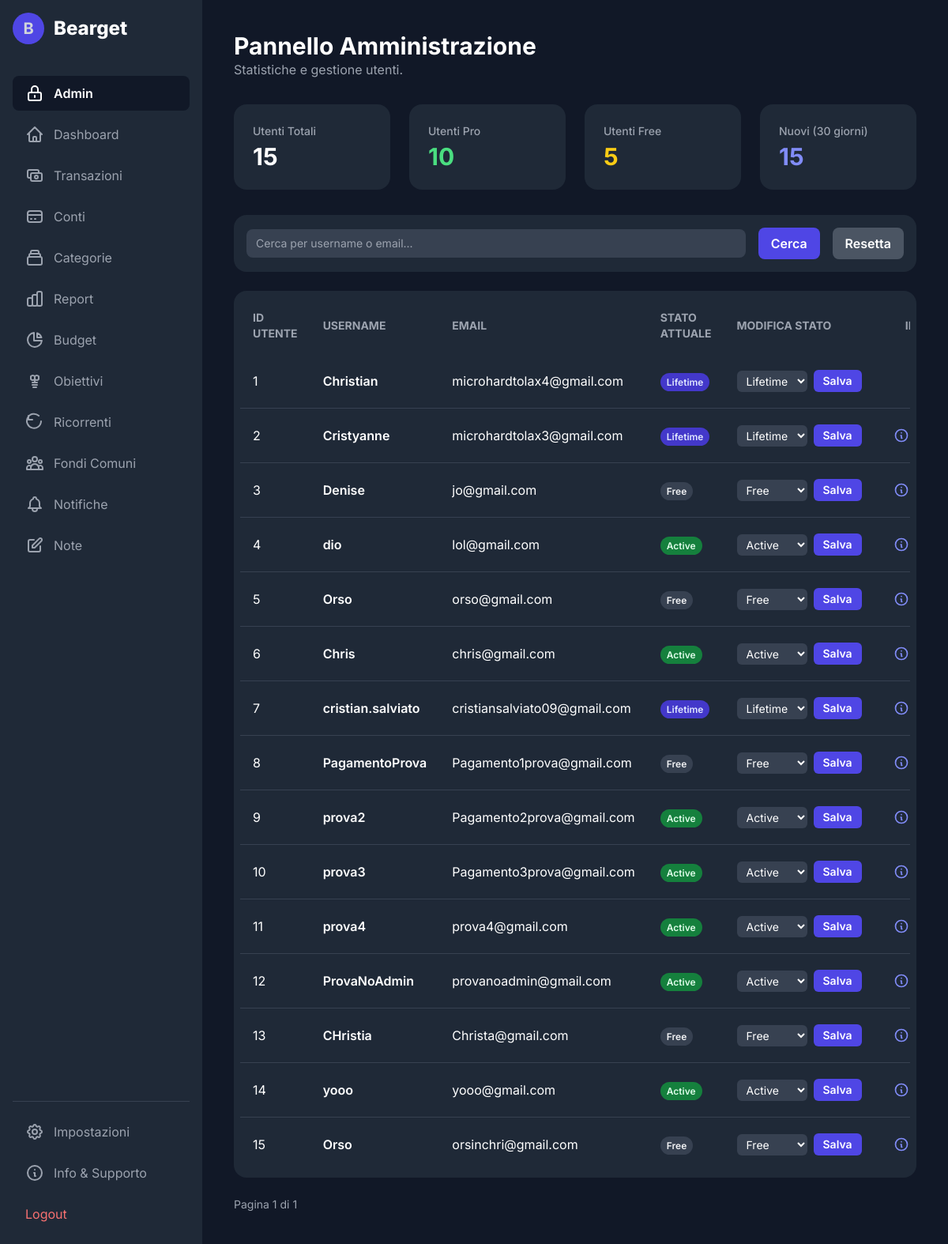
/admin.php (signed in), run on the app's committed database.
### tables this page shows
CREATE TABLE `users` (
  `id` int(11) NOT NULL,
  `username` varchar(50) NOT NULL,
  `email` varchar(100) NOT NULL,
  `password` varchar(255) NOT NULL,
  `verification_token` varchar(255) DEFAULT NULL,
  `is_verified` tinyint(1) NOT NULL DEFAULT 0,
  `created_at` timestamp NOT NULL DEFAULT current_timestamp(),
  `theme` varchar(25) NOT NULL DEFAULT 'dark-indigo',
  `subscription_status` varchar(20) NOT NULL DEFAULT 'free',
  `stripe_customer_id` varchar(255) DEFAULT NULL,
  `stripe_subscription_id` varchar(255) DEFAULT NULL,
  `subscription_end_date` timestamp NULL DEFAULT NULL,
  `subscription_start_date` timestamp NULL DEFAULT NULL,
  `friend_code` varchar(8) DEFAULT NULL
);

### functions.php (called while the page is built, shortened)
<?php
function get_admin_stats($conn) {
    $stats = [
        'total_users' => 0,
        'pro_users' => 0,
        'free_users' => 0,
        'new_users_last_30_days' => 0
    ];
    $result = $conn->query("SELECT COUNT(id) as total FROM users");
    if ($row = $result->fetch_assoc()) {
        $stats['total_users'] = $row['total'];
    }
    $result = $conn->query("SELECT subscription_status, COUNT(id) as count FROM users GROUP BY subscription_status");
    while ($row = $result->fetch_assoc()) {
        if ($row['subscription_status'] === 'active' || $row['subscription_status'] === 'lifetime') {
            $stats['pro_users'] += $row['count'];
        } else {
            $stats['free_users'] += $row['count'];
        }
    }
    $thirty_days_ago = date('Y-m-d H:i:s', strtotime('-30 days'));
    $sql = "SELECT COUNT(id) as new_users FROM users WHERE created_at >= ?";
    $stmt = $conn->prepare($sql);
    $stmt->bind_param('s', $thirty_days_ago);
    $stmt->execute();
    $result = $stmt->get_result();
    if ($row = $result->fetch_assoc()) {
        $stats['new_users_last_30_days'] = $row['new_users'];
    }
    return $stats;
}
function get_users_paginated_and_searched($conn, $search_term, $page, $users_per_page) {
    $offset = ($page - 1) * $users_per_page;
    $search_query = "%" . $search_term . "%";
    $sql_count = "SELECT COUNT(id) as total FROM users WHERE (username LIKE ? OR email LIKE ?)";
    $stmt_count = $conn->prepare($sql_count);
    $stmt_count->bind_param("ss", $search_query, $search_query);
    $stmt_count->execute();
    $total_users = $stmt_count->get_result()->fetch_assoc()['total'];
    $total_pages = ceil($total_users / $users_per_page);
    $sql = "SELECT * FROM users WHERE (username LIKE ? OR email LIKE ?) ORDER BY id ASC LIMIT ? OFFSET ?";
    $stmt = $conn->prepare($sql);
    $stmt->bind_param("ssii", $search_query, $search_query, $users_per_page, $offset);
    $stmt->execute();
    $result = $stmt->get_result();
    $users = [];
    while ($row = $result->fetch_assoc()) {
        $users[] = $row;
    }
    return [
        'users' => $users,
        'total_pages' => $total_pages
    ];
}
?>

### admin.php (the view, shortened to what this page needs)
<?php
require_once 'db_connect.php';
require_once 'functions.php';
$users_per_page = 20;
$current_page = isset($_GET['page']) && is_numeric($_GET['page']) ? (int)$_GET['page'] : 1;
$search_term = $_GET['search'] ?? '';
$user_data = get_users_paginated_and_searched($conn, $search_term, $current_page, $users_per_page);
$users_list = $user_data['users'];
$total_pages = $user_data['total_pages'];
$stats = get_admin_stats($conn);
?>
<!DOCTYPE html>
<html lang="it">
<head>
    <script src="https://cdn.tailwindcss.com"></script>
    <link rel="stylesheet" href="theme.php">
</head>
<body class="text-gray-300">
    <div class="flex h-screen">
        <aside class="w-64 flex-shrink-0 bg-gray-800 p-4 flex flex-col justify-between">
            <div>
                <div class="flex items-center mb-10">
                    <div class="w-10 h-10 bg-indigo-600 rounded-full flex items-center justify-center font-bold text-xl">B</div>
                    <span class="ml-3 text-2xl font-extrabold text-white">Bearget</span>
                </div>
                <nav class="space-y-2">
                    <?php if (isset($_SESSION['id']) && $_SESSION['id'] == 1): ?>
                        <a href="admin.php" class="flex items-center px-4 py-2.5 text-white bg-gray-900 rounded-lg font-semibold">
                            <svg class="w-6 h-6 mr-3" fill="none" stroke="currentColor" viewBox="0 0 24 24" xmlns="http://www.w3.org/2000/svg"><path stroke-linecap="round" stroke-linejoin="round" stroke-width="2" d="M12 15v2m-6 4h12a2 2 0 002-2v-6a2 2 0 00-2-2H6a2 2 0 00-2 2v6a2 2 0 002 2zm10-10V7a4 4 0 00-8 0v4h8z"></path></svg>
                            Admin
                        </a>
                    <?php endif; ?>
                    <a href="dashboard.php" class="flex items-center px-4 py-2.5 text-gray-400 hover:bg-gray-700 hover:text-white rounded-lg transition-colors">
                        <svg class="w-6 h-6 mr-3" fill="none" stroke="currentColor" viewBox="0 0 24 24"><path stroke-linecap="round" stroke-linejoin="round" stroke-width="2" d="M3 12l2-2m0 0l7-7 7 7M5 10v10a1 1 0 001 1h3m10-11l2 2m-2-2v10a1 1 0 01-1 1h-3m-6 0a1 1 0 001-1v-4a1 1 0 011-1h2a1 1 0 011 1v4a1 1 0 001 1m-6 0h6"></path></svg>
                        Dashboard
                    </a>
                    <a href="transactions.php" class="flex items-center px-4 py-2.5 text-gray-400 hover:bg-gray-700 hover:text-white rounded-lg transition-colors">
                        <svg class="w-6 h-6 mr-3" fill="none" stroke="currentColor" viewBox="0 0 24 24"><path stroke-linecap="round" stroke-linejoin="round" stroke-width="2" d="M17 9V7a2 2 0 00-2-2H5a2 2 0 00-2 2v6a2 2 0 002 2h2m2 4h10a2 2 0 002-2v-6a2 2 0 00-2-2H9a2 2 0 00-2 2v6a2 2 0 002 2zm7-5a2 2 0 11-4 0 2 2 0 014 0z"></path></svg>
                        Transazioni
                    </a>
                    <a href="accounts.php" class="flex items-center px-4 py-2.5 text-gray-400 hover:bg-gray-700 hover:text-white rounded-lg transition-colors">
                        <svg class="w-6 h-6 mr-3" fill="none" stroke="currentColor" viewBox="0 0 24 24" xmlns="http://www.w3.org/2000/svg"><path stroke-linecap="round" stroke-linejoin="round" stroke-width="2" d="M3 10h18M7 15h1m4 0h1m-7 4h12a3 3 0 003-3V8a3 3 0 00-3-3H6a3 3 0 00-3 3v8a3 3 0 003 3z"></path></svg>
                        Conti
                    </a>
                    <a href="categories.php" class="flex items-center px-4 py-2.5 text-gray-400 hover:bg-gray-700 hover:text-white rounded-lg transition-colors">
                        Categorie
                    </a>
                    <a href="reports.php" class="flex items-center px-4 py-2.5 text-gray-400 hover:bg-gray-700 hover:text-white rounded-lg transition-colors">
                        Report
                    </a>
                    <a href="budgets.php" class="flex items-center px-4 py-2.5 text-gray-400 hover:bg-gray-700 hover:text-white rounded-lg transition-colors">
                        Budget
                    </a>
                    <a href="goals.php" class="flex items-center px-4 py-2.5 text-gray-400 hover:bg-gray-700 hover:text-white rounded-lg transition-colors">
                        Obiettivi
                    </a>
                    <a href="recurring.php" class="flex items-center px-4 py-2.5 text-gray-400 hover:bg-gray-700 hover:text-white rounded-lg transition-colors">
                        <svg class="w-6 h-6 mr-3" fill="none" stroke="currentColor" viewBox="0 0 24 24" xmlns="http://www.w3.org/2000/svg"><path stroke-linecap="round" stroke-linejoin="round" stroke-width="2" d="M4 4v5h5m11 2a9 9 0 11-2.93-6.93"></path></svg>
                        Ricorrenti
                    </a>
                    <a href="shared_funds.php" class="flex items-center px-4 py-2.5 text-gray-400 hover:bg-gray-700 hover:text-white rounded-lg transition-colors">
                        Fondi Comuni
                    </a>
                    <a href="notifications.php" class="flex items-center px-4 py-2.5 text-gray-400 hover:bg-gray-700 hover:text-white rounded-lg transition-colors relative">
                        Notifiche
                    </a>
                    <a href="notes.php" class="flex items-center px-4 py-2.5 text-gray-400 hover:bg-gray-700 hover:text-white rounded-lg transition-colors">
                        Note
                    </a>
                </nav>
            </div>
            <div class="border-t border-gray-700 pt-4">
                <a href="settings.php" class="flex items-center px-4 py-2.5 text-gray-400 hover:bg-gray-700 hover:text-white rounded-lg transition-colors">
                    Impostazioni
                </a>
                <a href="bearget_info.html" target="_blank" class="flex items-center px-4 py-2.5 mt-2 text-gray-400 hover:bg-gray-700 hover:text-white rounded-lg transition-colors">
                    <svg class="w-6 h-6 mr-3" fill="none" stroke="currentColor" viewBox="0 0 24 24" xmlns="http://www.w3.org/2000/svg"><path stroke-linecap="round" stroke-linejoin="round" stroke-width="2" d="M13 16h-1v-4h-1m1-4h.01M21 12a9 9 0 11-18 0 9 9 0 0118 0z"></path></svg>
                    Info & Supporto
                </a>
                <a href="logout.php" class="flex items-center px-4 py-2.5 mt-2 text-red-400 hover:bg-red-500 hover:text-white rounded-lg transition-colors">Logout</a>
            </div>
        </aside>
        <main class="flex-1 p-6 lg:p-10 overflow-y-auto">
            <header class="mb-8">
                <h1 class="text-3xl font-bold text-white">Pannello Amministrazione</h1>
                <p class="text-gray-400">Statistiche e gestione utenti.</p>
            </header>
            <div class="grid grid-cols-1 md:grid-cols-2 lg:grid-cols-4 gap-6 mb-8">
                <div class="bg-gray-800 p-6 rounded-2xl">
                    <h3 class="text-gray-400 text-sm font-medium">Utenti Totali</h3>
                    <p class="text-3xl font-bold text-white mt-1"><?php echo $stats['total_users']; ?></p>
                </div>
                <div class="bg-gray-800 p-6 rounded-2xl">
                    <h3 class="text-gray-400 text-sm font-medium">Utenti Pro</h3>
                    <p class="text-3xl font-bold text-green-400 mt-1"><?php echo $stats['pro_users']; ?></p>
                </div>
                <div class="bg-gray-800 p-6 rounded-2xl">
                    <h3 class="text-gray-400 text-sm font-medium">Utenti Free</h3>
                    <p class="text-3xl font-bold text-yellow-400 mt-1"><?php echo $stats['free_users']; ?></p>
                </div>
                <div class="bg-gray-800 p-6 rounded-2xl">
                    <h3 class="text-gray-400 text-sm font-medium">Nuovi (30 giorni)</h3>
                    <p class="text-3xl font-bold text-indigo-400 mt-1"><?php echo $stats['new_users_last_30_days']; ?></p>
                </div>
            </div>
            <div class="bg-gray-800 rounded-2xl p-4 mb-6">
                <form action="admin.php" method="GET" class="flex items-center gap-4">
                    <input type="text" name="search" value="<?php echo htmlspecialchars($search_term); ?>" placeholder="Cerca per username o email..." class="w-full bg-gray-700 text-white rounded-lg px-3 py-2 text-sm focus:ring-primary-500 focus:border-primary-500">
                    <button type="submit" class="bg-primary-600 hover:bg-primary-700 text-white font-semibold py-2 px-4 rounded-lg">Cerca</button>
                    <a href="admin.php" class="bg-gray-600 hover:bg-gray-500 text-white font-semibold py-2 px-4 rounded-lg">Resetta</a>
                </form>
            </div>
            <div class="bg-gray-800 rounded-2xl p-2">
                <div class="overflow-x-auto">
                    <table class="w-full text-left">
                        <thead class="text-sm text-gray-400 uppercase">
                            <tr>
                                <th class="p-4">ID Utente</th>
                                <th class="p-4">Username</th>
                                <th class="p-4">Email</th>
                                <th class="p-4">Stato Attuale</th>
                                <th class="p-4">Modifica Stato</th>
                                <th class="p-4 text-center">Info</th>
                            </tr>
                        </thead>
                        <tbody class="text-white">
                            <?php if (empty($users_list)): ?>
                                <tr><td colspan="6" class="text-center p-6 text-gray-400">Nessun utente trovato.</td></tr>
                            <?php else: ?>
                                <?php foreach ($users_list as $user): ?>
                                <tr class="border-b border-gray-700 last:border-b-0">
                                    <td class="p-4"><?php echo $user['id']; ?></td>
                                    <td class="p-4 font-semibold"><?php echo htmlspecialchars($user['username']); ?></td>
                                    <td class="p-4"><?php echo htmlspecialchars($user['email']); ?></td>
                                    <td class="p-4">
                                        <span class="px-2 py-1 font-semibold leading-tight text-xs rounded-full <?php
                                            switch($user['subscription_status']) {
                                                case 'active': echo 'bg-green-700 text-green-100'; break;
                                                case 'lifetime': echo 'bg-indigo-700 text-indigo-100'; break;
                                                default: echo 'bg-gray-700 text-gray-100';
                                            }
                                        ?>">
                                            <?php echo ucfirst($user['subscription_status']); ?>
                                        </span>
                                    </td>
                                    <td class="p-4">
                                        <form action="update_user_status.php" method="POST" class="flex items-center gap-2">
                                            <select name="new_status" class="bg-gray-700 text-white rounded-md px-2 py-1 text-sm">
                                                <option value="free" <?php if($user['subscription_status'] == 'free') echo 'selected'; ?>>Free</option>
                                                <option value="active" <?php if($user['subscription_status'] == 'active') echo 'selected'; ?>>Active</option>
                                                <option value="lifetime" <?php if($user['subscription_status'] == 'lifetime') echo 'selected'; ?>>Lifetime</option>
                                            </select>
                                            <button type="submit" class="bg-primary-600 hover:bg-primary-700 text-white font-semibold px-3 py-1 rounded-md text-sm">Salva</button>
                                        </form>
                                    </td>
                                    <td class="p-4 text-center">
                                        <div class="flex items-center justify-center space-x-2">
                                            <button onclick='openUserInfoModal(<?php echo json_encode($user); ?>)' class="p-2 hover:bg-gray-700 rounded-full" title="Mostra dettagli utente">
                                                <svg class="w-5 h-5 text-indigo-400" fill="none" stroke="currentColor" viewBox="0 0 24 24"><path stroke-linecap="round" stroke-linejoin="round" stroke-width="2" d="M13 16h-1v-4h-1m1-4h.01M21 12a9 9 0 11-18 0 9 9 0 0118 0z"></path></svg>
                                            </button>
                                        </div>
                                    </td>
                                </tr>
                                <?php endforeach; ?>
                            <?php endif; ?>
                        </tbody>
                    </table>
                </div>
            </div>
            <div class="flex justify-between items-center mt-6">
                <span class="text-sm text-gray-400">Pagina <?php echo $current_page; ?> di <?php echo $total_pages > 0 ? $total_pages : 1; ?></span>
            </div>
        </main>
    </div>
</body>
</html>

### admin.php (style rules this page uses)
body { font-family: 'Inter', sans-serif; background-color: var(--color-gray-900); }

### data on the page
users: id "1", username "Christian", email "microhardtolax4@gmail.com", subscription_status "Lifetime", new_status "Lifetime"
users: id "2", username "Cristyanne", email "microhardtolax3@gmail.com", subscription_status "Lifetime", new_status "Lifetime"
users: id "3", username "Denise", email "jo@gmail.com", subscription_status "Free", new_status "Free"
users: id "4", username "dio", email "lol@gmail.com", subscription_status "Active", new_status "Active"
users: id "5", username "Orso", email "orso@gmail.com", subscription_status "Free", new_status "Free"
users: id "6", username "Chris", email "chris@gmail.com", subscription_status "Active", new_status "Active"
users: id "7", username "cristian.salviato", email "cristiansalviato09@gmail.com", subscription_status "Lifetime", new_status "Lifetime"
users: id "8", username "PagamentoProva", email "Pagamento1prova@gmail.com", subscription_status "Free", new_status "Free"
users: id "9", username "prova2", email "Pagamento2prova@gmail.com", subscription_status "Active", new_status "Active"
users: id "10", username "prova3", email "Pagamento3prova@gmail.com", subscription_status "Active", new_status "Active"
users: id "11", username "prova4", email "prova4@gmail.com", subscription_status "Active", new_status "Active"
users: id "12", username "ProvaNoAdmin", email "provanoadmin@gmail.com", subscription_status "Active", new_status "Active"
users: id "13", username "CHristia", email "Christa@gmail.com", subscription_status "Free", new_status "Free"
users: id "14", username "yooo", email "yooo@gmail.com", subscription_status "Active", new_status "Active"
users: id "15", username "Orso", email "orsinchri@gmail.com", subscription_status "Free", new_status "Free"

### other printed values
$stats['total_users'] "15"
$stats['pro_users'] "10"
$stats['free_users'] "5"
$stats['new_users_last_30_days'] "15"
$current_page "1"
$total_pages "1"
